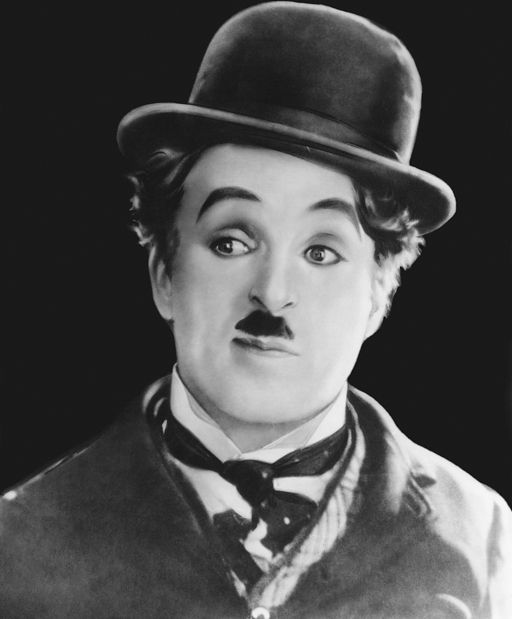
#> input picture work1/thresholding/chaplin.jpg, 512 x 619 px
$ python thresholding.py
#> lines starting #> are read from the running program, lines starting #| are printed output that depends on the picture; after the words box and inside, x2 and y2 are one past the last pixel; in counts of white or black regions, pixels touching at a corner belong together
import cv2


def thresholding(filename, x):

#> called with filename = 'chaplin.jpg', x = 0
    image = cv2.imread(filename, 0)
#> image is the input picture: shape (619, 512); min 0, max 255, mean 77.6
    output = cv2.imread(filename, 0)

    height, width = image.shape
#> height = 619; width = 512
    for i in range(0, height):
        for j in range(0, width):
            if image[i, j] > x:
                output[i, j] = 255
            else:
                output[i, j] = 0
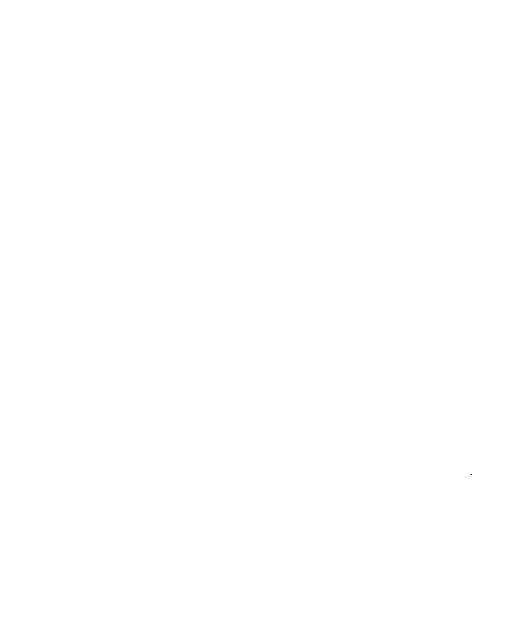
#> output: shape (619, 512); 100% white; black in thin lines or dots, all inside (x1, y1, x2, y2) = (471, 474, 472, 475)

    # Display image
    cv2.imshow('output', output)
    cv2.waitKey(0)
    cv2.destroyAllWindows()

    # Save to file
    cv2.imwrite('thresholding_%d_%s' % (x, filename), output)

thresholding('chaplin.jpg', 0)
